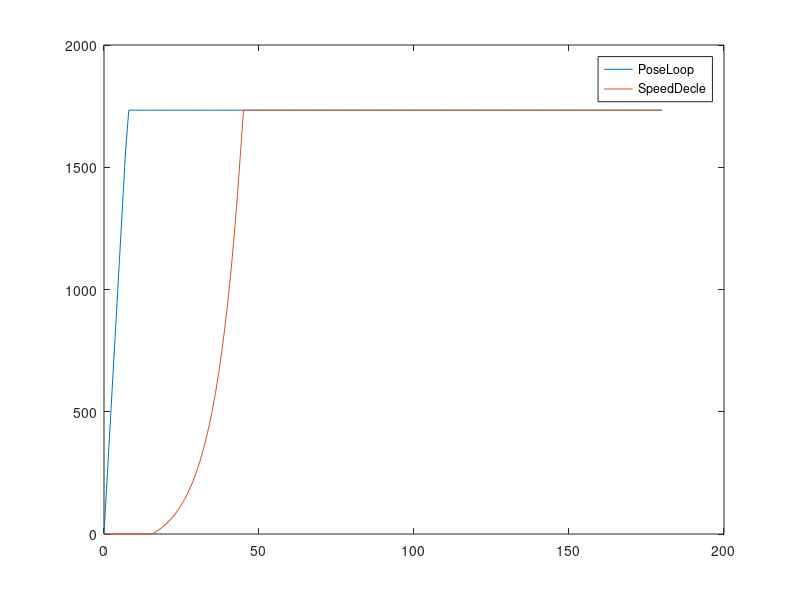
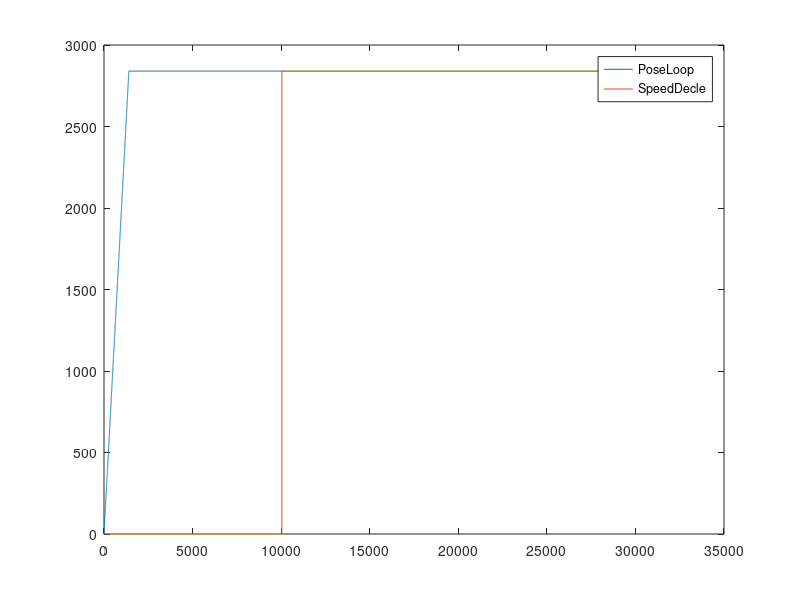

The MATLAB source for these figures, in order:
%% 雨刮转速减速曲线代码仿真
% 创建人：      杨晅
% 创建时间：    2025.05.10
% 版本：        V0.0.1                    
% 更新记录：       
% 2025.05.10    采用指数函数替代位置环P环节，在接近目标位置是实现先快后慢的减速曲线
%%
clear 
close all
clc

%% Const Param
SpeedBase = 20000;  %RPM
SpeedUserReq = 40; %RPM
SpeedAngle = 225; %RPM
ThetaMax = 130;
SpeedDecle_a = 10;
SpeedDecle_b = 0.1667;
SpeedDecle_c = -(SpeedDecle_a+50);
%% FloatPoint Data 
Theta_FloatPoint = 180:-1:0;
SpeedRefMax_FloatPoint = ThetaMax*SpeedUserReq*2*3600/360/60;
SpeedRefMin_FloatPoint = 0; 
MotorSpeedRef_FloatPoint = Theta_FloatPoint*SpeedAngle;
MotorSpeedRef_FloatPoint(MotorSpeedRef_FloatPoint>SpeedRefMax_FloatPoint) = SpeedRefMax_FloatPoint;
MotorSpeedRef_FloatPoint(MotorSpeedRef_FloatPoint<SpeedRefMin_FloatPoint) = SpeedRefMin_FloatPoint;
SpeedRefDecle_FloatPoint = SpeedDecle_a*2.^(Theta_FloatPoint.*SpeedDecle_b) + SpeedDecle_c;
SpeedRefDecle_FloatPoint(SpeedRefDecle_FloatPoint>SpeedRefMax_FloatPoint) = SpeedRefMax_FloatPoint;
SpeedRefDecle_FloatPoint(SpeedRefDecle_FloatPoint<SpeedRefMin_FloatPoint) = SpeedRefMin_FloatPoint;

%% FixedPoint Data 
Theta_FixedPoint = 32768:-1:0;
SpeedRefMax_FixedPoint = int32(ThetaMax*SpeedUserReq*2*3600/360/60/SpeedBase*32768);
SpeedRefMin_FixedPoint = int32(0);
MotorSpeedRef_FixedPoint = int32(Theta_FixedPoint*SpeedAngle*180/32768/SpeedBase*32768);
MotorSpeedRef_FixedPoint(MotorSpeedRef_FixedPoint>SpeedRefMax_FixedPoint) = SpeedRefMax_FixedPoint;
MotorSpeedRef_FixedPoint(MotorSpeedRef_FixedPoint<SpeedRefMin_FixedPoint) = SpeedRefMin_FixedPoint;

SpeedRefDecle_FixedPoint = int32((SpeedDecle_a*(2.^int32(Theta_FixedPoint.*31/32768)) + SpeedDecle_c)/SpeedBase*32768);

SpeedRefDecle_FixedPoint(SpeedRefDecle_FixedPoint>SpeedRefMax_FixedPoint) = SpeedRefMax_FixedPoint;
SpeedRefDecle_FixedPoint(SpeedRefDecle_FixedPoint<SpeedRefMin_FixedPoint) = SpeedRefMin_FixedPoint;

%%
figure(1)
plot(Theta_FloatPoint,MotorSpeedRef_FloatPoint);
hold on
plot(Theta_FloatPoint,SpeedRefDecle_FloatPoint);
legend("PoseLoop","SpeedDecle");

figure(2)
plot(Theta_FixedPoint,MotorSpeedRef_FixedPoint);
hold on
plot(Theta_FixedPoint,SpeedRefDecle_FixedPoint);
legend("PoseLoop","SpeedDecle");
